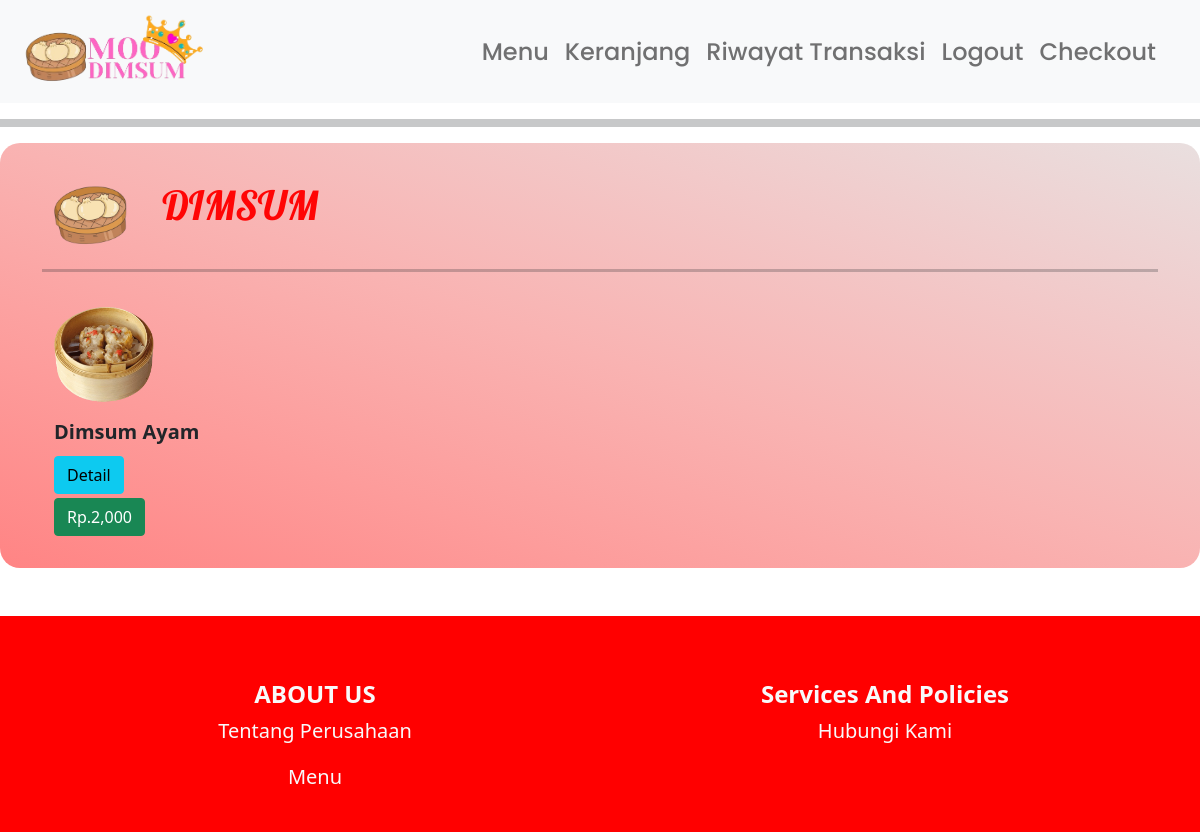
Screenshot of /menu.php (signed in) with the database file from the repository.
### tables this page shows
CREATE TABLE `produk` (
  `id_produk` int(11) NOT NULL,
  `nama_produk` varchar(100) NOT NULL,
  `kategori` varchar(100) NOT NULL,
  `harga_produk` int(100) NOT NULL,
  `foto_produk` varchar(100) NOT NULL,
  `deskripsi` varchar(300) NOT NULL,
  `stok` varchar(50) NOT NULL
);

### menu.php (the view, shortened to what this page needs)
<?php
include 'koneksi.php';
?>
<!doctype html>
<html lang="en">
  <head>
    <link href="https://cdn.jsdelivr.net/npm/bootstrap@5.0.2/dist/css/bootstrap.min.css" rel="stylesheet">
    <link rel="stylesheet" type="text/css" href="menu.css" />
<nav class="navbar navbar-expand-lg navbar-light bg-light navbar-style">
    <div class="container-fluid">
      <a class="navbar-brand" href="homepage.php">
          <img src="img/dimsumlogo.png" alt="" width="200">
        </a>
        <div class="collapse navbar-collapse" id="navbarNav">
          <ul class="navbar-nav ms-auto fs-4 me-4">
            <li class="nav-item">
              <a class="nav-link" aria-current="page" href="menu.php">Menu</a>
            </li>
            <li class="nav-item">
              <a class="nav-link" href="keranjang.php">Keranjang</a>
            </li>
            <li class="nav-item">
                      <a class="nav-link " href="riwayat.php">Riwayat Transaksi</a>
                    </li>
                  <?php if(isset($_SESSION['masuk'])): ?>
                    <li class="nav-item">
                    <a class="nav-link" href="auth/logout.php">Logout</a>
                    </li>
                  <?php else: ?>
                    <li class="nav-item">
                      <a class="nav-link" href="login.php">Login</a>
                    </li>
                  <?php endif ?>
            <li class="nav-item">
              <a class="nav-link" aria-current="page" href="index.php">Checkout</a>
            </li>
          </ul>
        </div>
      </div>
</nav>
<hr size="10px">
<section class="menu menu-style">
  <div class="container ">
    <img src="img/dimsum.png" width="100" alt="">
    <span class="span ms-3">DIMSUM</span>
    <hr size="5px">
    <div class="container">
      <div class="row">
          <?php
            $sql = mysqli_query($conn,"SELECT * FROM produk WHERE kategori='Pizza'");
            while($produk = mysqli_fetch_assoc($sql)){
          ?>
        <div class="col-md-3 ">
          <div class="thumbnail">
            <img src="foto/<?php echo $produk['foto_produk'];?>" width="100" alt="" class="mt-3">
            <div class="caption mt-3">
              <h5 class="fw-bold"><?php echo $produk['nama_produk'];?></h5>
              <div><a href="detailmenu.php?id=<?php echo $produk['id_produk'];?> " class="harga btn btn-info mt-1">Detail</a></div>
              <div><a href="beli.php?id=<?php echo $produk['id_produk'];?> " class="harga btn btn-success mt-1">Rp.<?php echo number_format($harga=$produk['harga_produk']);?></a></div>
              </div>
            </div>
        </div>
        <?php } ?>
      </div>
    </div>
  </div>
</section>
<?php
include 'footer.php';
?>
  </body>
</html>

### menu.css (style rules this page uses)
.navbar-style { background-color: #f6f7fb; font-family: 'Poppins', sans-serif; font-size: 14px; color: #2d2d2d; font-weight: 500; }
hr { color: rgb(255, 0, 0); }
.menu-style { padding: 2rem 1rem; background-image: linear-gradient(to right top, #ff8484, #fd9c9b, #f9b3b2, #f2c9c9, #e9dfdf); border-radius: 20px; }
.span { font-family: 'Lobster', cursive; font-size: 40px; color: rgb(255, 5, 5); }
.harga { text-decoration: none; color: #000000; }

### rows the page displays
produk: foto_produk (picture), nama_produk "Dimsum Ayam", harga_produk "2,000"
